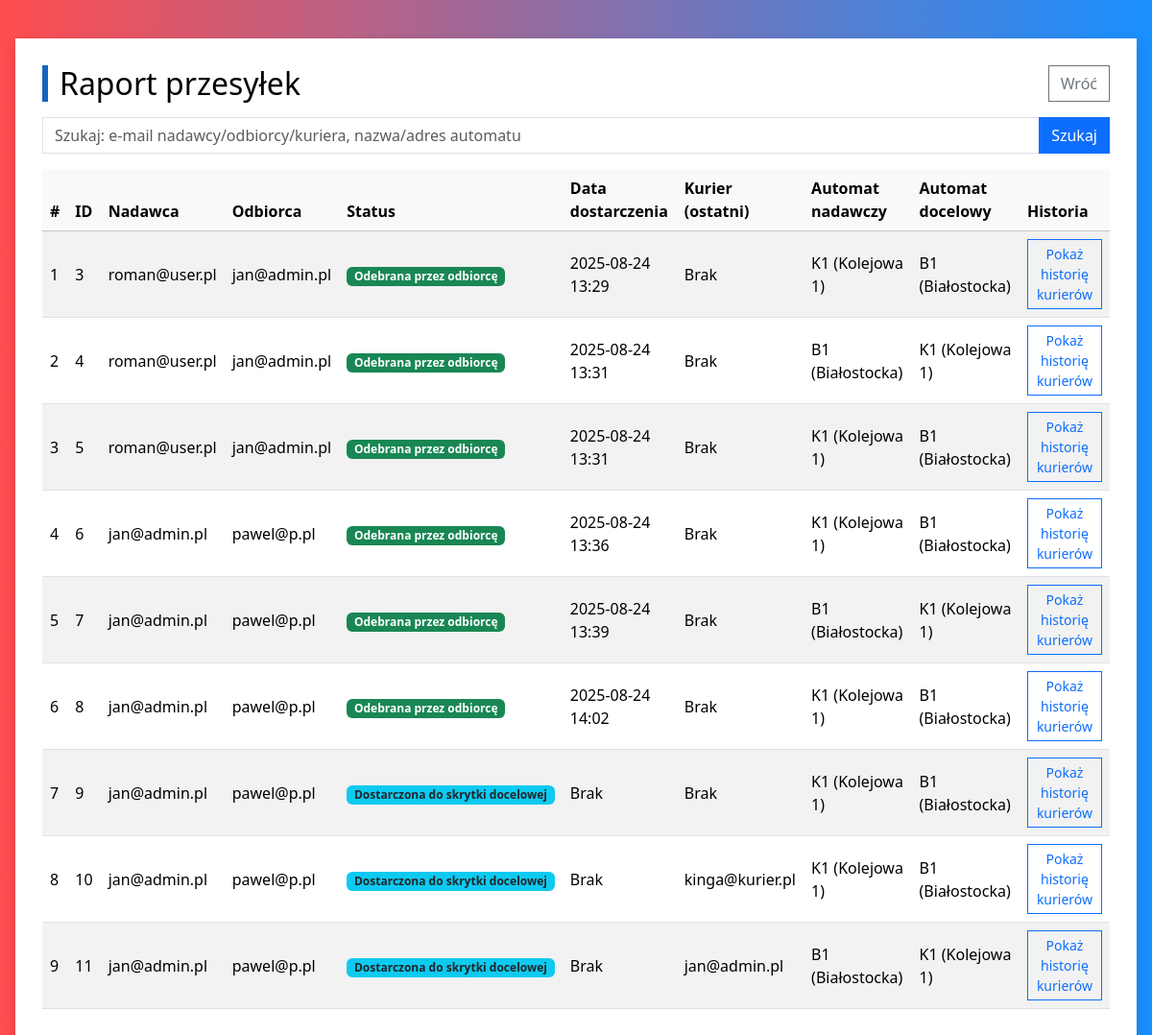
The app's page /raport-przesylki/ (signed in), older data.
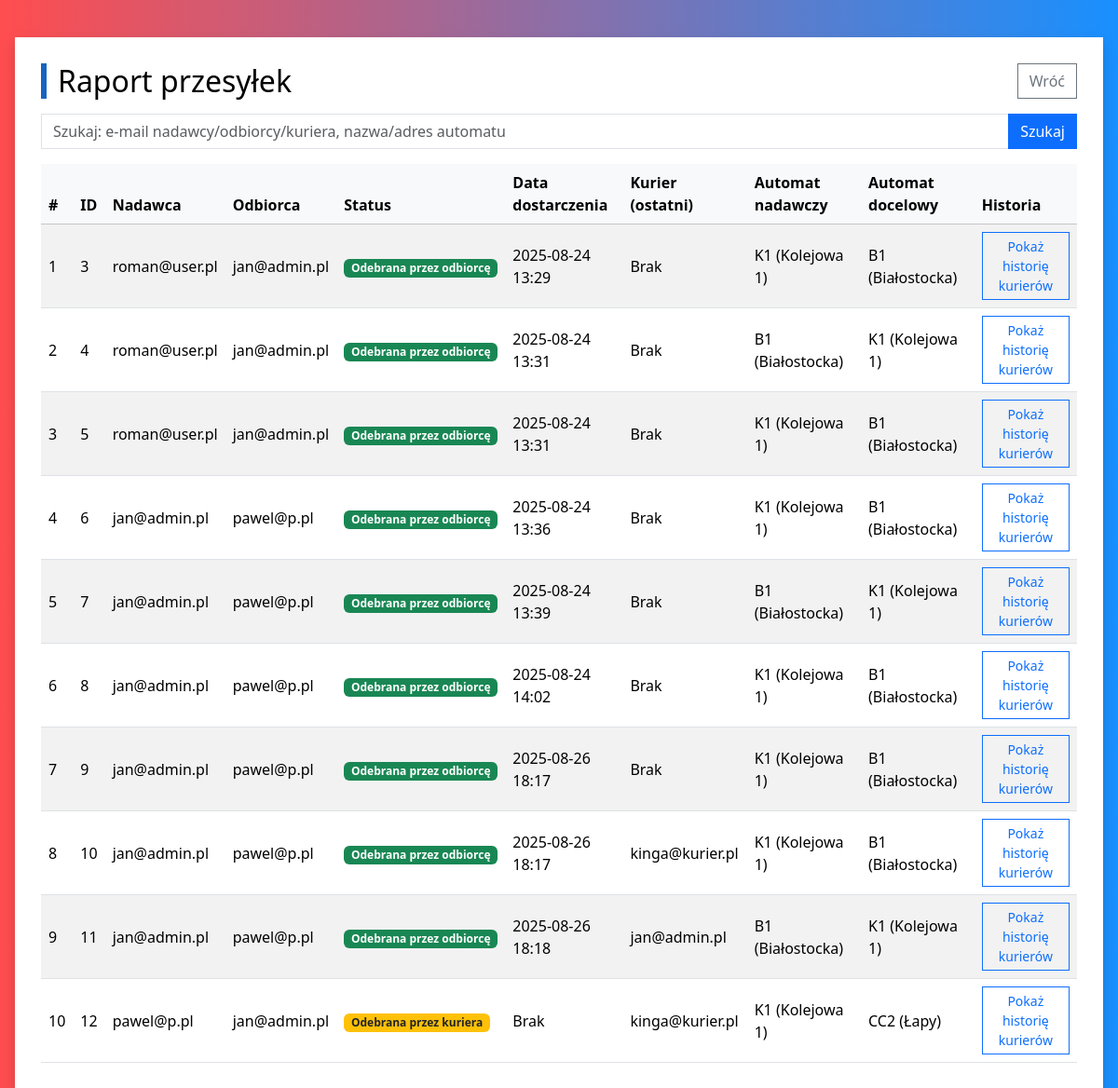
The same page, newer data.
### parcels/models.py (models this page shows, shortened)
class Parcel(models.Model):
    sender = models.ForeignKey(settings.AUTH_USER_MODEL, related_name='sent_parcels', on_delete=models.CASCADE)
    receiver = models.ForeignKey(settings.AUTH_USER_MODEL, related_name='received_parcels', on_delete=models.CASCADE)
    name = models.CharField(max_length=255)
    STATUS_CHOICES = [
        ('shipment_ordered', 'Przesyłka zamówiona'),
        ('stored_in_machine', 'Umieszona w skrytce'),
        ('picked_up_by_courier', 'Odebrana przez kuriera'),
        ('delivered_to_machine', 'Dostarczona do skrytki docelowej'),
        ('received_by_recipient', 'Odebrana przez odbiorcę'),
    ]
    size_choices = [
        ('small', 'Mała'),
        ('large', 'Duża'),
    ]
    status = models.CharField(max_length=50, choices=STATUS_CHOICES, default='shipment_ordered')
    package_size = models.CharField(max_length=6, choices=size_choices, default='small')
    delivered_at = models.DateTimeField(null=True, blank=True)
    courier_number = models.ForeignKey(settings.AUTH_USER_MODEL, related_name='courier_parcels', on_delete=models.CASCADE, blank=True, null=True)
    sent_from_machine = models.ForeignKey(Locker, related_name='sent_parcels', on_delete=models.CASCADE, null=True, blank=True)
    sent_to_machine = models.ForeignKey(Locker, related_name='received_parcels', on_delete=models.CASCADE, null=True, blank=True)
    created_at = models.DateTimeField(auto_now_add=True)

### users/models.py (models this page shows, shortened)
class CustomUser(AbstractUser):
    usersurname = models.CharField(max_length=150, blank=False, null=False)
    ROLE_CHOICES = [
        ('admin', 'Administrator'),
        ('courier', 'Kurier'),
        ('client', 'Klient'),
    ]
    role = models.CharField(max_length=10, choices=ROLE_CHOICES, default='client')
    username = models.CharField(
        max_length=150,
        unique=False,
        verbose_name="Imię"
    )
    email = models.EmailField(
        unique=True,
        verbose_name="Adres e-mail"
    )
    USERNAME_FIELD = 'email'
    REQUIRED_FIELDS = ['username', 'usersurname']

### lockers/models.py (models this page shows, shortened)
class Locker(models.Model):
    name = models.CharField(max_length=100)
    location = models.CharField(max_length=255)

### frontend/views.py (the view, shortened to what this page needs)
# urls.py: path('raport-przesylki/', parcel_report, name='parcel_report'),
@user_passes_test(is_admin)
def parcel_report(request):
    q = (request.GET.get('q') or '').strip()
    parcels = Parcel.objects.all()
    context = {
        'parcels': parcels.select_related(
        'sender', 'receiver', 'courier_number', 'sent_from_machine', 'sent_to_machine'
    ).prefetch_related(
        'courier_history__courier'
    ),
        'q': q,
    }
    return render(request, 'raport_parcels.html', context)

### frontend/views.py (called while the page is built)
def is_admin(user):
    return user.is_authenticated and user.role == 'admin'

### templates/raport_parcels.html (shortened to what the changed rows need)
<!DOCTYPE html>
<html lang="pl">
<head>
    <link href="https://cdn.jsdelivr.net/npm/bootstrap@5.3.2/dist/css/bootstrap.min.css" rel="stylesheet">
</head>
<body>
<div class="page-card">
    <div class="d-flex justify-content-between align-items-center mb-3">
        <h2 class="section-title m-0">Raport przesyłek</h2>
    </div>
    <div class="table-responsive">
        <table class="table table-striped table-hover align-middle mb-0">
            <thead class="table-light">
            <tr>
                <th scope="col">#</th>
                <th scope="col">ID</th>
                <th scope="col">Nadawca</th>
                <th scope="col">Odbiorca</th>
                <th scope="col">Status</th>
                <th scope="col">Data dostarczenia</th>
                <th scope="col">Kurier (ostatni)</th>
                <th scope="col">Automat nadawczy</th>
                <th scope="col">Automat docelowy</th>
                <th scope="col">Historia</th>
            </tr>
            </thead>
            <tbody>
            {% for parcel in parcels %}
                <tr>
                    <td>{{ forloop.counter }}</td>
                    <td>{{ parcel.id }}</td>
                    <td>{{ parcel.sender.email }}</td>
                    <td>{{ parcel.receiver.email }}</td>
                    <td>
                        {% if parcel.status == 'shipment_ordered' %}
                            <span class="badge bg-secondary badge-status">{{ parcel.get_status_display }}</span>
                        {% elif parcel.status == 'stored_in_machine' %}
                            <span class="badge bg-primary badge-status">{{ parcel.get_status_display }}</span>
                        {% elif parcel.status == 'picked_up_by_courier' %}
                            <span class="badge bg-warning text-dark badge-status">{{ parcel.get_status_display }}</span>
                        {% elif parcel.status == 'delivered_to_machine' %}
                            <span class="badge bg-info text-dark badge-status">{{ parcel.get_status_display }}</span>
                        {% elif parcel.status == 'received_by_recipient' %}
                            <span class="badge bg-success badge-status">{{ parcel.get_status_display }}</span>
                        {% else %}
                            <span class="badge bg-dark">unknown</span>
                        {% endif %}
                    </td>
                    <td>{{ parcel.delivered_at|date:"Y-m-d H:i"|default:"Brak" }}</td>
                    <td>{{ parcel.courier_number.email|default:"Brak" }}</td>
                    <td>
                        {% if parcel.sent_from_machine %}
                            {{ parcel.sent_from_machine.name }} ({{ parcel.sent_from_machine.location }})
                        {% else %}Brak{% endif %}
                    </td>
                    <td>
                        {% if parcel.sent_to_machine %}
                            {{ parcel.sent_to_machine.name }} ({{ parcel.sent_to_machine.location }})
                        {% else %}Brak{% endif %}
                    </td>
                    <td>
                        <button type="button"
                                class="btn btn-outline-primary btn-sm"
                                data-bs-toggle="modal"
                                data-bs-target="#historyModal-{{ parcel.id }}">
                            Pokaż historię kurierów
                        </button>
                    </td>
                </tr>
            {% empty %}
                <tr>
                    <td colspan="10" class="text-center text-muted">Brak przesyłek do wyświetlenia.</td>
                </tr>
            {% endfor %}
            </tbody>
        </table>
    </div>
</div>
</body>
</html>

Row changes from the older to the newer data that the page shows:
changed Parcel id 9: delivered_at "Brak" → "2025-08-26 18:17"; status "Dostarczona do skrytki docelowej" → "Odebrana przez odbiorcę"
changed Parcel id 10: delivered_at "Brak" → "2025-08-26 18:17"; status "Dostarczona do skrytki docelowej" → "Odebrana przez odbiorcę"
changed Parcel id 11: delivered_at "Brak" → "2025-08-26 18:18"; status "Dostarczona do skrytki docelowej" → "Odebrana przez odbiorcę"
added Parcel: id "12", sender.email "pawel@p.pl", receiver.email "jan@admin.pl", status "Odebrana przez kuriera", delivered_at "Brak", courier_number.email "kinga@kurier.pl", sent_from_machine.name "K1", sent_from_machine.location "Kolejowa 1", sent_to_machine.name "CC2", sent_to_machine.location "Łapy"
